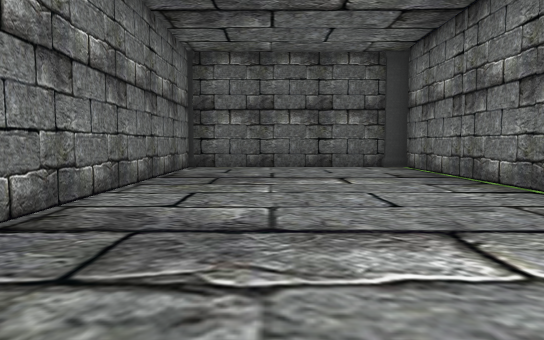
[1] (above)

24 first-person views from a walk through a scene from a Unity 3-D project. The camera is 1.2 m above the floor, tilts 4° down and sees 70° across. The floor is counted in squares, 2 m on a side. Each view is taken from the middle of a square. On the plan, view 1 faces up. The plan holds only what a view shows up to about 11 squares ahead; the rest is blank. The place goes on beyond the plan. The player is left out. Door leaves are left out, so doorways stand open. Some surface patterns are stand-ins.

[2]
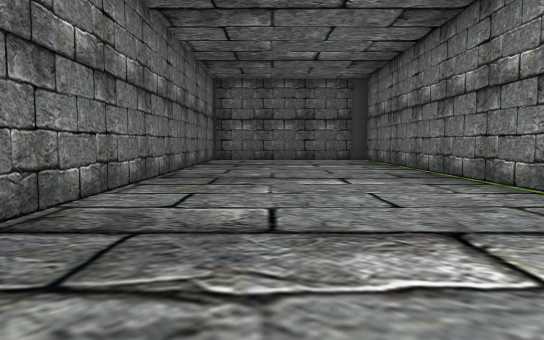

[3]
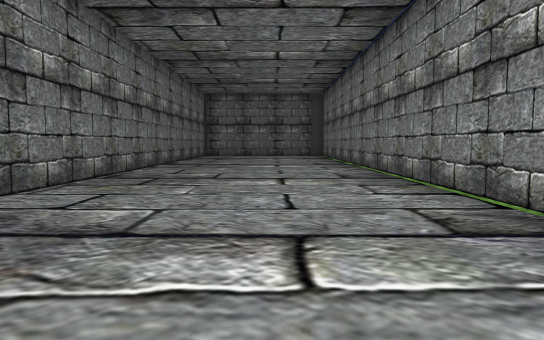

[4]
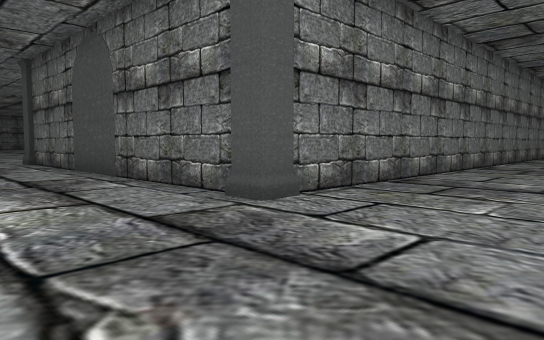

[5]
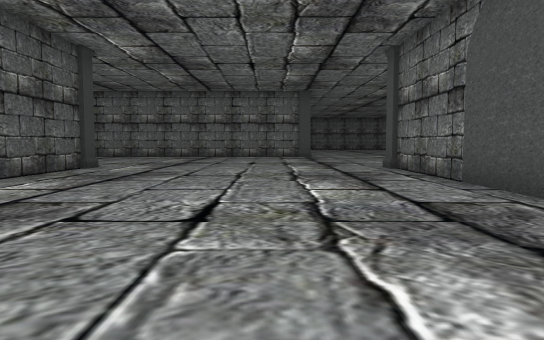

[6]
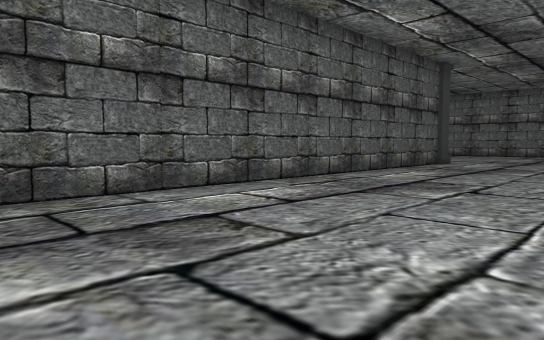

[7]
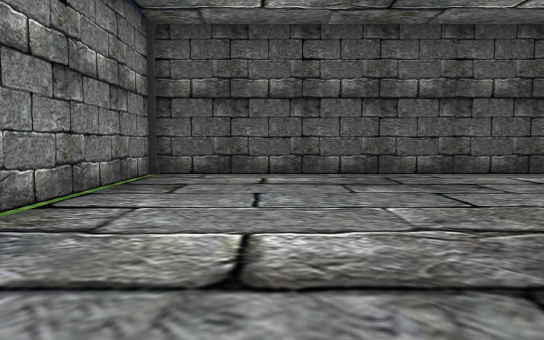

[8]
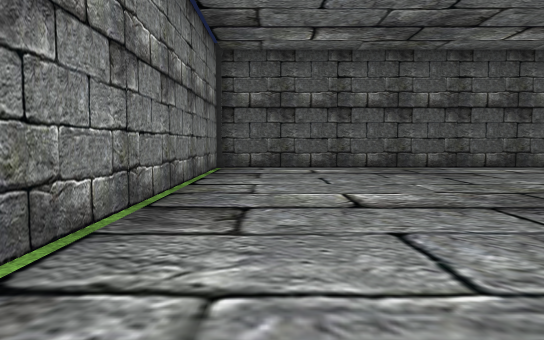

[9]
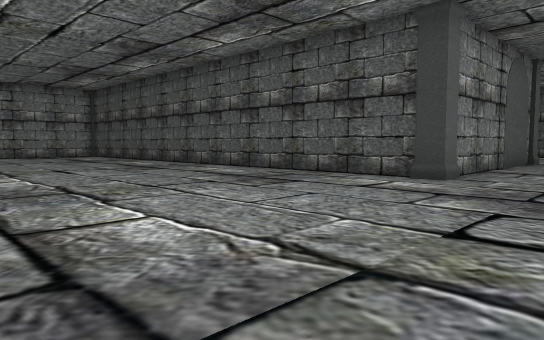

[10]
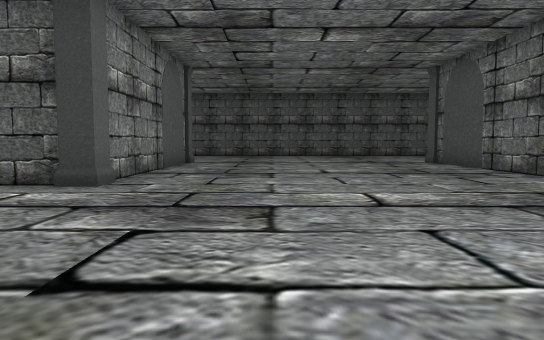

[11]
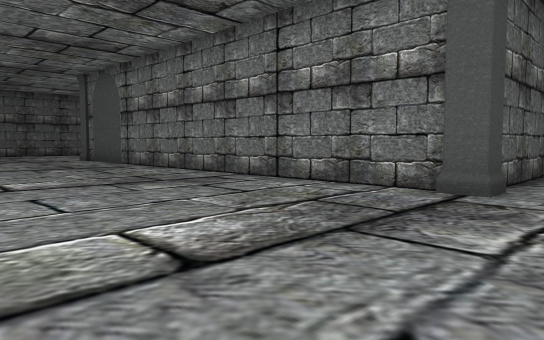

[12]
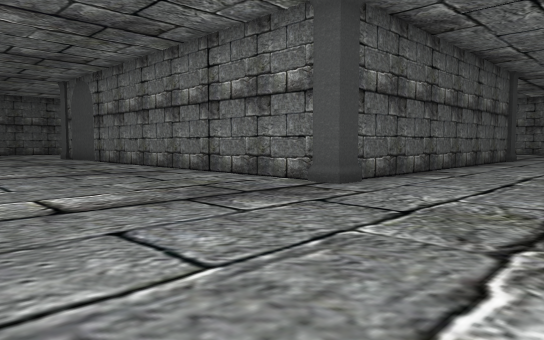

[13]
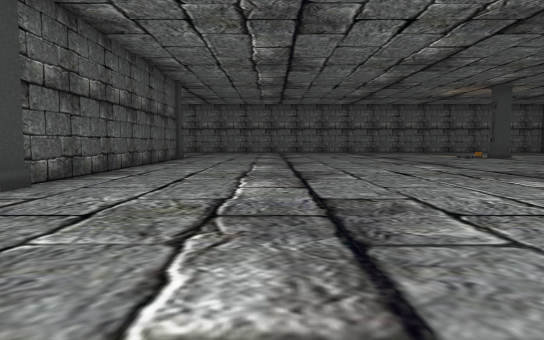

[14]
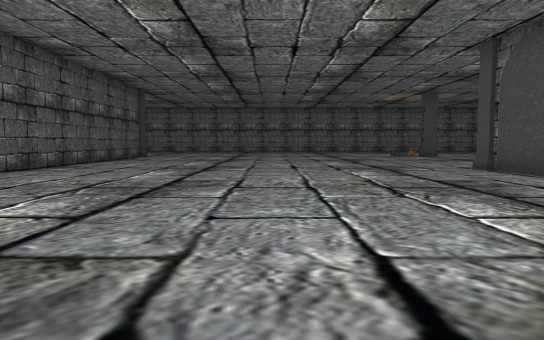

[15]
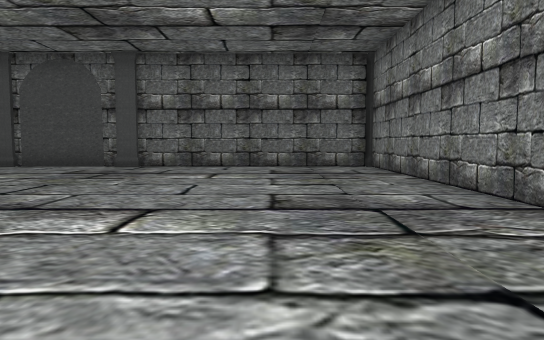

[16]
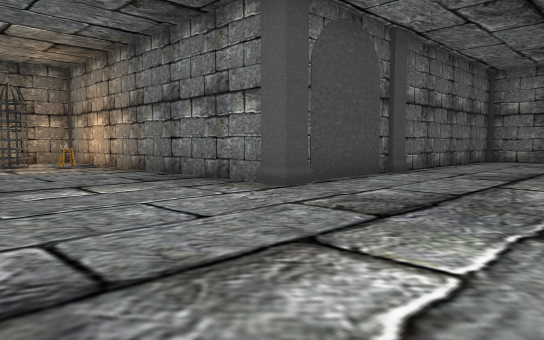

[17]
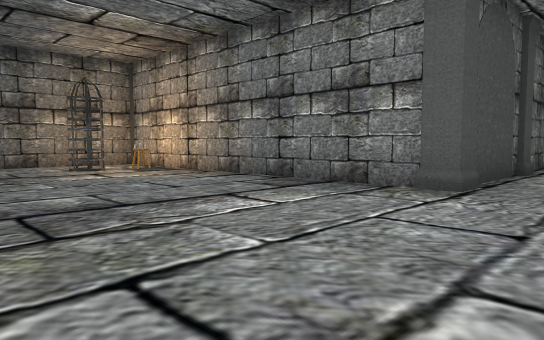

[18]
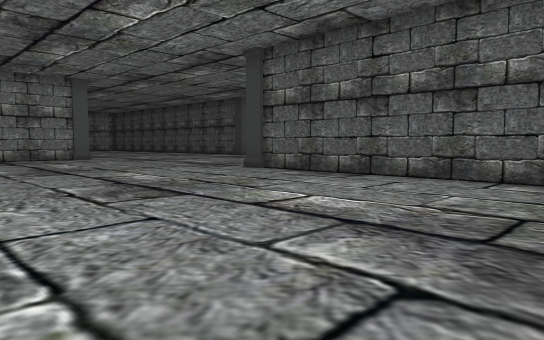

[19]
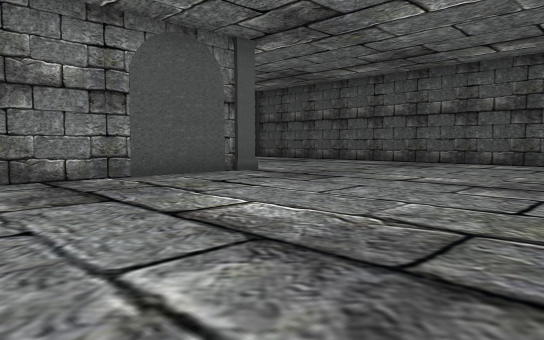

[20]
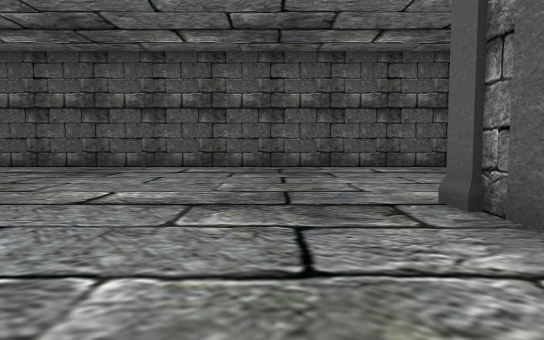

[21]
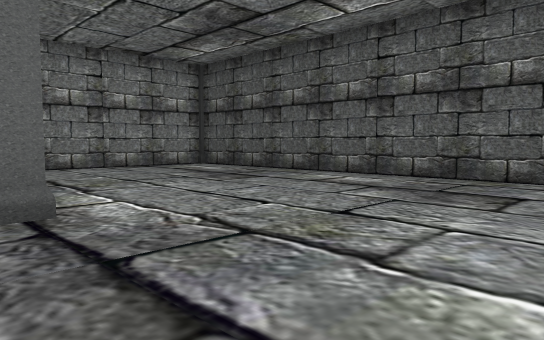

[22]
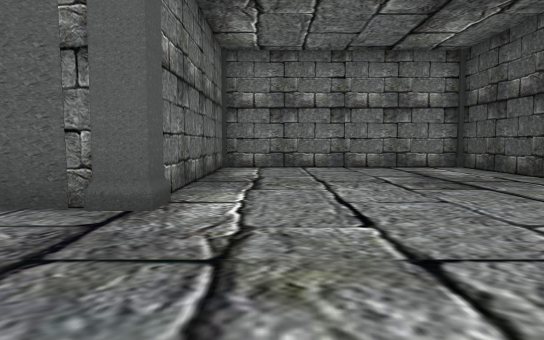

[23]
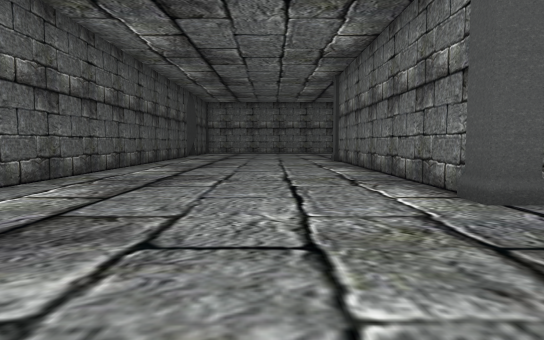

[24]
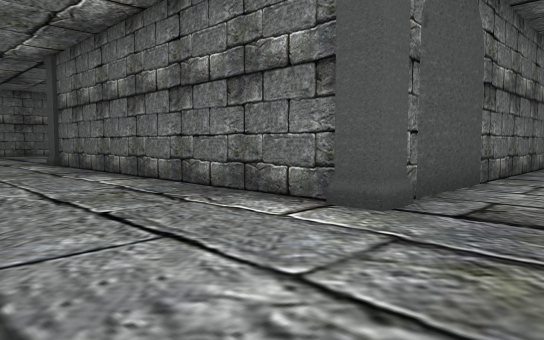

### Floor plan
Points are (right, up) in squares from view 1. A wall is a line through its corners. A room is listed if a view was taken in it or the views show most of it. See-through windows are left out.
Room 1 (views 1, 2, 3, 4, 5, 6, 7, 8, 9, 10, 11, 12, 13, 14, 15, 16, 17, 18, 19, 20, 21, 22, 23, 24)
walls: (-11.5, -5.5) (-11.5, 0.8) (-20.5, 0.8); (-10.6, -15.5) (2.5, -15.5); (-18.8, -10.4) (-18.8, -21.5); (-2.5, -8.1) (-10.5, -8.1); (-11.5, -21.5) (-11.5, -16.4); (-5.9, -21.8) (-10.4, -21.8); (-19.4, -21.8) (-26.5, -21.8); (-26.2, -9.5) (-19.4, -9.5); (-21, 1.4) (-21, 9.7) (-24.1, 9.7); (3.3, -15.2) (3.3, -7.9); (3.3, -4.7) (3.3, 9.3); (-26.1, -27.6) (-5.5, -27.6) (-5.5, -22.5); (2.5, 9.7) (-2, 9.7) (-2, -7.6)
objects: cage (-23, 8); other object (-22, 8); other object (-22, 9); pillar (-21, 1); pillar (-19, -22); pillar (-19, -10); pillar (-11, -22); pillar (-11, -16); pillar (-11, -8); pillar (-5, -22); pillar (-2, -8); pillar (3, -16) to (4, -16); pillar (3, 10)

Where each view was taken, in squares from view 1:
view 1: 0 up, 0 right, facing up
view 2: 4 down, 0 right, facing up
view 3: 8 down, 1 right, facing up
view 4: 11 down, 1 right, facing up-left
view 5: 11 down, 2 left, facing left
view 6: 11 down, 0 right, facing down-left
view 7: 8 down, 1 right, facing down
view 8: 6 down, 2 right, facing down
view 9: 9 down, 14 left, facing down-right
view 10: 10 down, 14 left, facing down
view 11: 8 down, 14 left, facing down-left
view 12: 6 down, 14 left, facing down-left
view 13: 6 down, 14 left, facing left
view 14: 4 down, 12 left, facing left
view 15: 9 down, 14 left, facing up
view 16: 3 down, 25 left, facing up-right
view 17: 1 down, 26 left, facing up-right
view 18: 3 down, 26 left, facing down-right
view 19: 16 down, 18 left, facing down-right
view 20: 18 down, 17 left, facing down
view 21: 21 down, 15 left, facing down-right
view 22: 23 down, 15 left, facing right
view 23: 24 down, 15 left, facing left
view 24: 25 down, 17 left, facing up-left
